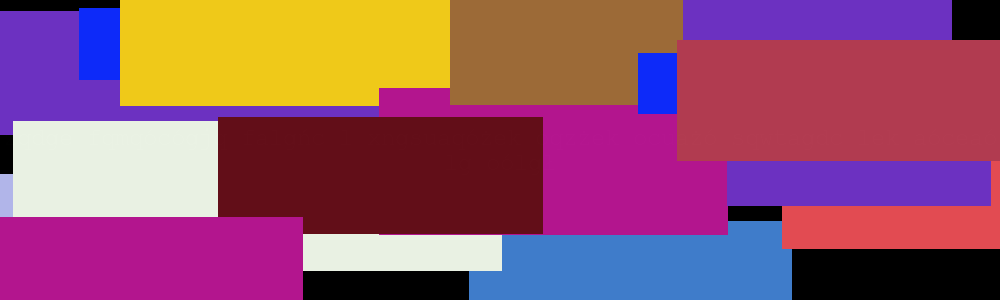
#> input picture Szyfr/szyfr_2.png, 1000 x 300 px; its folder holds only this picture in this run
$ python main.py
#> lines starting #> are read from the running program, lines starting #| are printed output that depends on the picture; after the words box and inside, x2 and y2 are one past the last pixel; in counts of white or black regions, pixels touching at a corner belong together
### imagedecoder.py
from PIL import Image


def decode_image(path, name):
#> called with path = 'Szyfr/szyfr_2.png', name = 'szyfr_2'
    colors = []

    im = Image.open(path)
#> im is the input picture: PIL image 1000x300 RGB; mean R, G, B 149, 82.8, 108.6
    rgb_img = im.convert('RGB')
    pixels = rgb_img.load()
    for width in range(im.size[0]):
        for height in range(im.size[1]):
            rgb = rgb_img.getpixel((width, height))
            append = True

            if (rgb not in colors):
                for color in colors:
                    if abs(rgb[0] - color[0]) + abs(rgb[1] - color[1]) + abs(rgb[2] - color[2]) < 5:
                        pixels[width, height] = (255, 255, 255)
                        append = False

                if append:
                    colors.append(rgb)

            else:
                pixels[width, height] = (0, 0, 0)
#> after the loop, colors = [(0, 0, 0), (108, 49, 193), (177, 181, 233), (179, 21, 142), (233, 241, 227), (13, 42, 249), (239, 201, 25), (98, 14, 24), (156, 106, 55), (63, 124, 202), (177, 59, 80), (226, 75, 82)]
    rgb_img.save(f'decoded-{name}.png', "PNG")
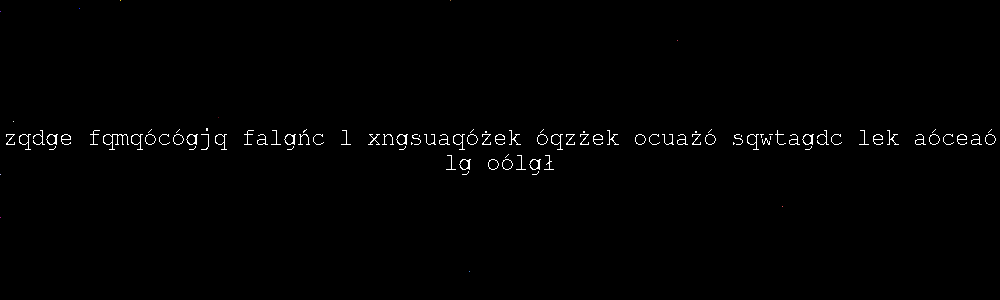
#> saved as decoded-szyfr_2.png: PIL image 1000x300 RGB; mean R, G, B 2.3, 2.2, 2.2

    print(f"Finished {name}")

### Letter.py
from cv2 import sqrt


class Letter:
    def __init__(self, x, y, w, h):
        self.x = x
        self.y = y
        self.w = w
        self.h = h

    def distance_to_letter(self, other):
        return sqrt((self.x - other.x)**2 + (self.y - other.y)**2)

    def y_distance_to_letter(self, other):
        return abs(self.y - other.y)

    def x_distance_to_letter(self, other):
        return abs(self.x - other.x)

    def __lt__(self, other):
        return self.x < other.x

### Sentence.py
from Line import Line


class Sentence:
    def __init__(self, image_width):
        self.lines = []
        self.image_width = image_width

    def place_letter_in_line(self, letter):
        for line in self.lines:
            if abs(line.average_y() - letter.y) < letter.h:
                line.add_letter(letter)
                return line
        line = Line()
        line.add_letter(letter)
        self.lines.append(line)
        return line

    def sort_letters_in_lines(self):
        for line in self.lines:
            line.sort_letters()

    def split_into_words(self):
        for line in self.lines:
            line.split_into_words()

    def sort_lines(self):
        self.lines.sort()

    def join_potential_lines(self):
        new_lines = []

        for line in self.lines:
            # print(line.letters[-1].x)
            # print(line.average_letter_width())
            if abs(line.letters[-1].x - self.image_width) < line.average_letter_width()*2:
                line.mark_should_merge()

        skip = False
        for i in range(len(self.lines)):
            if skip:
                skip = False
                continue
            current_line = self.lines[i]
            if current_line.should_merge == False:
                #print(i, ' appending !merge')
                new_lines.append(current_line)
                continue
            else:
                #print(i, ' appending merged')
                current_line.join_line(self.lines[i+1])
                new_lines.append(current_line)
                skip = True

        self.lines = new_lines

### Line.py
from Letter import Letter
from Word import Word


class Line:
    def __init__(self):
        self.letters = []
        self.words = []
        self.should_merge = False

    def add_letter(self, letter):
        self.letters.append(letter)

    def average_y(self):
        if len(self.letters) == 0:
            return 0
        return sum(letter.y for letter in self.letters) / len(self.letters)

    def average_letter_width(self):
        return sum(letter.w for letter in self.letters) / len(self.letters)

    def sort_letters(self):
        self.letters.sort()

    def split_into_words(self):
        last_letter = self.letters[0]
        current_word = Word()
        current_word.add_letter(last_letter)

        for letter in self.letters[1:]:
            if last_letter.x_distance_to_letter(letter) > self.average_letter_width()*1.4:
                self.words.append(current_word)
                current_word = Word()
                current_word.add_letter(letter)
            else:
                current_word.add_letter(letter)
            last_letter = letter

        if len(current_word.letters) > 0:
            self.words.append(current_word)

    def words_lengths(self):
        return [len(word.letters) for word in self.words]

    def __lt__(self, other):
        return self.average_y() < other.average_y()

    def mark_should_merge(self):
        self.should_merge = True

    def join_line(self, other_line):
        first_other_word = other_line.words[0]

        for letter in first_other_word.letters:
            self.words[-1].add_letter(Letter(0, 0, 0, 0))

        for word in other_line.words[1:]:
            self.words.append(word)

### Word.py
class Word:
    def __init__(self):
        self.letters = []

    def add_letter(self, letter):
        self.letters.append(letter)

### textfinder.py
def find_words_by_mask(path, mask):

    with open(path, encoding='utf-8') as f:
        words = f.read().replace('\n', '').split(' ')
        lengths = list(map(lambda x: len(x), words))

        matching_indexes = [x for x in range(
            len(lengths)) if lengths[x:x+len(mask)] == mask]

        return matching_indexes[0], matching_indexes[0] + len(mask)

### main.py


from Letter import Letter
from Line import Line
from Sentence import Sentence
from imagedecoder import decode_image
from textfinder import find_words_by_mask
from lettersizefinder import get_letter_size
import cv2
import numpy as np
import time

start_time = time.time()
file_name = 'szyfr_2'
decode_image(f"Szyfr/{file_name}.png", f"{file_name}")
img = cv2.imread('decoded-' + file_name + '.png')
img = cv2.bitwise_not(img)
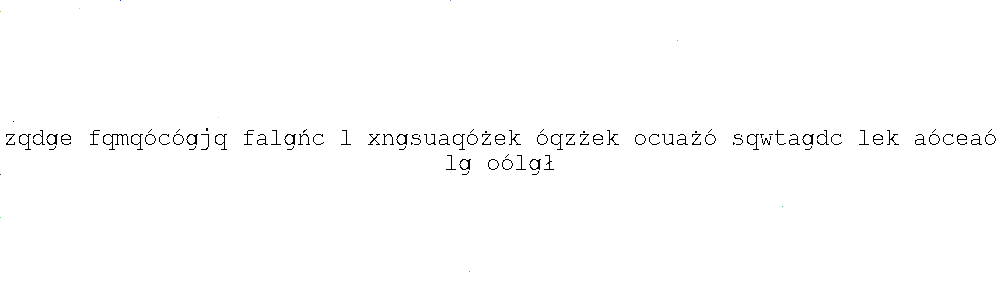
#> img: shape (300, 1000, 3); mean B, G, R 252.8, 252.8, 252.7
gray = cv2.cvtColor(img, cv2.COLOR_BGR2GRAY)

# --- performing Otsu threshold ---
ret, thresh1 = cv2.threshold(
    gray, 0, 255, cv2.THRESH_OTSU | cv2.THRESH_BINARY_INV)
#> thresh1: shape (300, 1000); 0.88% white in thin lines or dots, all inside (x1, y1, x2, y2) = (0, 0, 996, 175)
#> ret = 69

# --- choosing the right kernel
# --- kernel size of 3 rows (to join dots above letters 'i' and 'j')
# --- and 10 columns to join neighboring letters in words and neighboring words
rect_kernel = cv2.getStructuringElement(cv2.MORPH_RECT, (2, 2))
dilation = cv2.dilate(thresh1, rect_kernel, iterations=1)
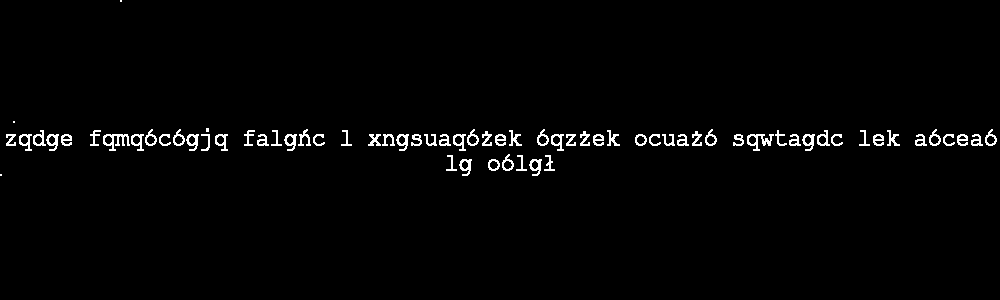
#> dilation: shape (300, 1000); 1.9% white in thin lines or dots, all inside (x1, y1, x2, y2) = (0, 0, 997, 176)

# ---Finding contours ---
letterContours, hierarchy = cv2.findContours(
    dilation, cv2.RETR_EXTERNAL, cv2.CHAIN_APPROX_NONE)
#> letterContours = 71 contours, 4 with area under 20; largest, box (x1, y1, x2, y2) and area: (103, 134, 130, 151) 172, (747, 134, 774, 151) 169, (529, 159, 542, 176) 116, (459, 159, 472, 176) 116, (802, 134, 815, 151) 116

im2 = img.copy()

avg_letter_area = 0

for cnt in letterContours:
    x, y, w, h = cv2.boundingRect(cnt)
    avg_letter_area += w*h
#> this loop made 71 passes
#> (x, y, w, h, avg_letter_area) on passes 2 to 13: (529, 159, 13, 17, 225), (488, 159, 12, 12, 369), (459, 159, 13, 17, 590), (544, 155, 11, 16, 766), (516, 155, 11, 16, 942), (446, 155, 11, 16, 1118), (502, 154, 12, 17, 1322), (971, 134, 12, 12, 1466), (957, 134, 11, 12, 1598), (943, 134, 12, 12, 1742), (915, 134, 12, 12, 1886), (873, 134, 11, 12, 2018)
#> after the loop, avg_letter_area = 12350

avg_letter_area /= len(letterContours)
#> avg_letter_area = 173.9
unified_countours = []

for cnt in letterContours:
    x, y, w, h = cv2.boundingRect(cnt)
    if w*h > avg_letter_area * 1.7:
        unified_countours.append((x, y, round(w/2), h))
        unified_countours.append(
            (round(x+w/2), y, round(w/2), h))
    elif w*h > avg_letter_area/2:
        unified_countours.append((x, y, w, h))
#> this loop made 71 passes
#> (x, y, w, h) on passes 2 to 13: (529, 159, 13, 17), (488, 159, 12, 12), (459, 159, 13, 17), (544, 155, 11, 16), (516, 155, 11, 16), (446, 155, 11, 16), (502, 154, 12, 17), (971, 134, 12, 12), (957, 134, 11, 12), (943, 134, 12, 12), (915, 134, 12, 12), (873, 134, 11, 12)
#> (cnt, x, y, w, h) on pass 1: ([[0, 174], [0, 175], [1, 175], [1, 174]], 0, 174, 2, 2)
#> after the loop, unified_countours = 69 items, first 6: (529, 159, 13, 17), (488, 159, 12, 12), (459, 159, 13, 17), (544, 155, 11, 16), (516, 155, 11, 16), (446, 155, 11, 16)

letters = []
for (x, y, w, h) in unified_countours:
    letters.append(Letter(x, y, w, h))
#> this loop made 69 passes
#> (x, y, w, h) on passes 1 to 12: (529, 159, 13, 17), (488, 159, 12, 12), (459, 159, 13, 17), (544, 155, 11, 16), (516, 155, 11, 16), (446, 155, 11, 16), (502, 154, 12, 17), (971, 134, 12, 12), (957, 134, 11, 12), (943, 134, 12, 12), (915, 134, 12, 12), (873, 134, 11, 12)
#> (x, y, w, h) on passes 32 to 37: (382, 134, 13, 12), (368, 134, 13, 12), (313, 134, 12, 12), (284, 134, 13, 17), (257, 134, 12, 12), (215, 134, 13, 17)

sentence = Sentence(im2.shape[1])
for letter in letters:
    sentence.place_letter_in_line(letter)
#> this loop made 69 passes

sentence.sort_letters_in_lines()
#> the loop in sort_letters_in_lines, `for line in self.lines:` made 2 passes
sentence.sort_lines()

for line in sentence.lines:
    iter = 0
    for letter in line.letters:
        iter += 1
        cv2.rectangle(im2, (letter.x, letter.y), (letter.x + letter.w, letter.y + letter.h),
                      (0, 255 * iter/len(line.letters), 0), 1)
#> this loop made 2 passes
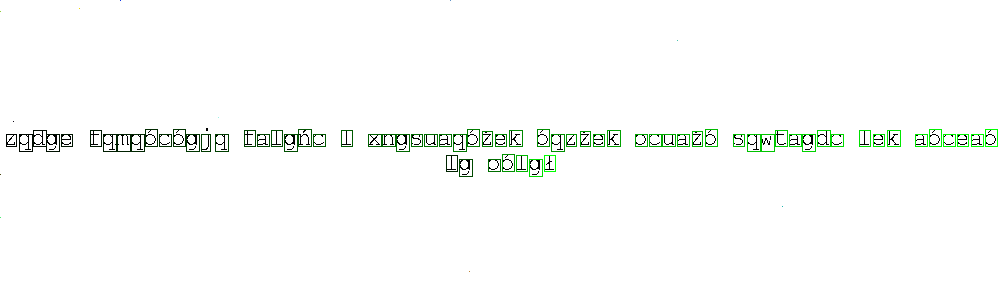
#> im2: shape (300, 1000, 3); 1.23% of pixels changed, all inside (x1, y1, x2, y2) = (6, 129, 998, 177)

sentence.split_into_words()
#> the loop in split_into_words, `for line in self.lines:` made 2 passes
sentence.join_potential_lines()
#> the loop in join_potential_lines, `for line in self.lines:` made 2 passes
#> the loop in join_potential_lines, `for i in range(len(self.lines)):` made 2 passes

overall_lengths = []

for line in sentence.lines:
    #print(line.words_lengths(), ' ', line.should_merge)
    overall_lengths.extend(line.words_lengths())
#> this loop made 1 pass

print(overall_lengths)
#| [5, 10, 6, 1, 11, 6, 6, 8, 3, 8, 5]

cv2.imwrite('output.png', im2)
words = find_words_by_mask(
    './Szyfr/w_pustyni_i_w_puszczy.txt', overall_lengths)
#> (the run stopped early here; a loop or call above may not have finished)
